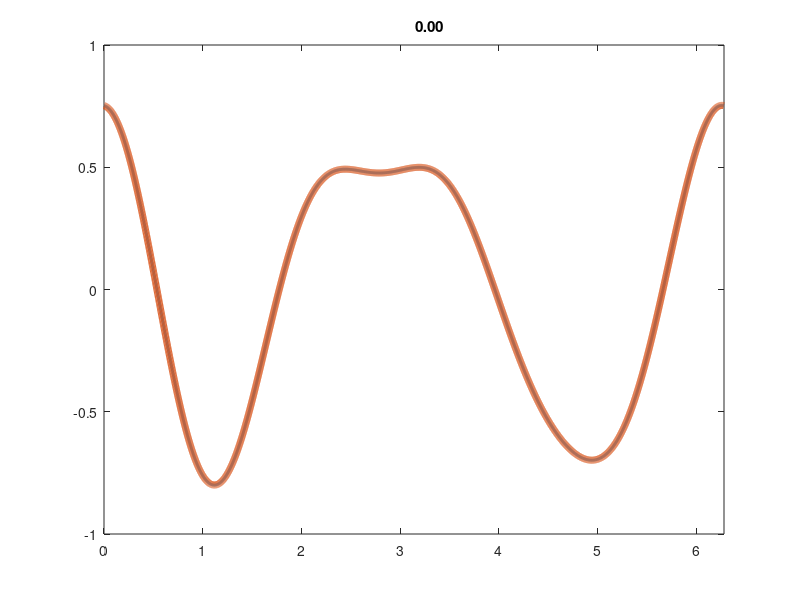
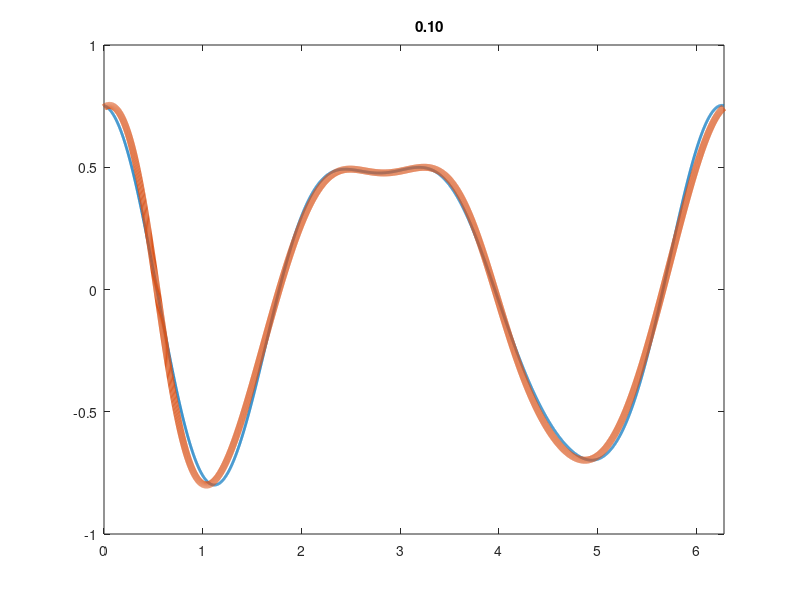
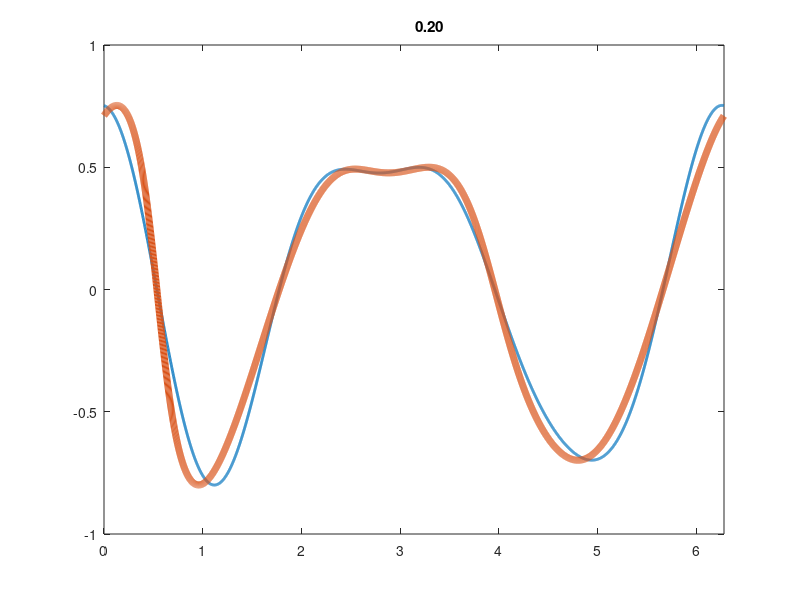
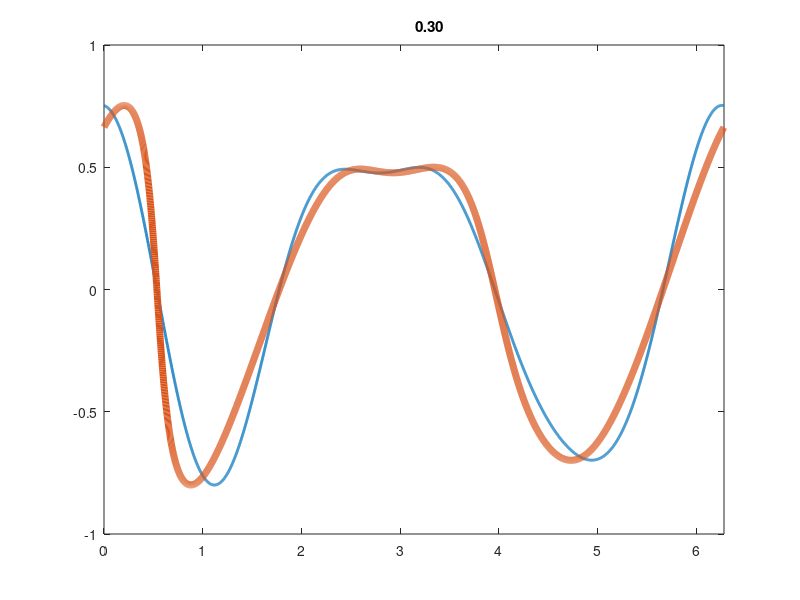

Write MATLAB code to recreate these figures, in order. (Note: a time limit stopped this script after it produced the figures.)
#!/bin/env octave

randn('state', 0);
n = 2^12;
L = 2 * pi;
h = L/n;
x = (0:n-1)*h;
dt  = 0.0001;
mu = 0.001;
k = [0:n/2-1 0 -n/2+1:-1];
k1 = 1i*k;
k2 = k1.^2;
kf = 8 * pi;

U = 1/sqrt(3) * (2 * pi)^(1/4) * k .^2 .* exp(-k.^2 / 4);
a =  fft(randn(1, n));
uinit = ifft(U .* a);
uinit = 0.8 * uinit / max(abs(uinit));
u0 = uinit;
E0 = sumsq(u0) * h

q = 0;
figure('visible', 'off');
for t = 0:dt:2000
    E = sumsq(u0) * h;

    force = fft(u0);
    force(abs(k) > kf) = 0;
    force = 0.1 * force .* (E0 - E) / dt;
    
    u1hat = fft(u0) + 0.5*dt*(-k1.*fft(u0.^2)/2 + mu*k2.*fft(u0) + force);
    u1 = ifft(u1hat);
    u2hat = fft(u0) + dt*(-k1.*fft(u1.^2)/2 + mu*k2.*fft(u1) + force);
    if mod(q, 1000) == 0
      plot(x, uinit, 'linewidth', 2, x, u0, 'linewidth', 5)
      axis([0,2*pi,-1, 1])
      title(sprintf('%12.2f', t))
      saveas(gcf(), sprintf('u.%09d.png', q))
      printf('%.16e\n', E);
      pause(0.01);
    end
    u0 = ifft(u2hat);
    q += 1;
end
